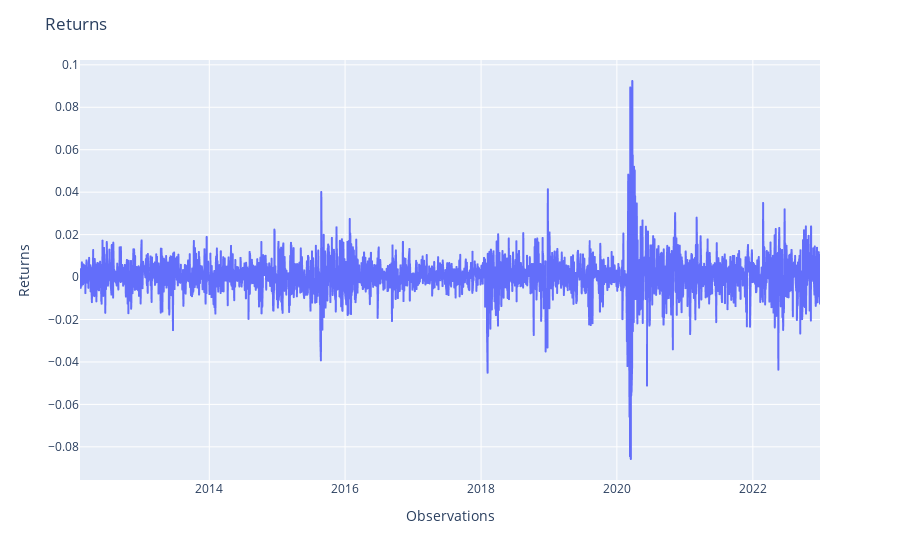

The code cell stored with this chart in its notebook:
### Code cell
portfolio.plot_returns()

### Figure 1 — Plotly figure (JSON) as saved in the notebook; plotly's stock layout.template omitted (floating-point values rounded to 4 significant figures; data arrays with more than 128 entries replaced by an {"elided": "..."} marker saying what was removed)
{"data": [{"hovertemplate": "variable=returns<br>index=%{x}<br>value=%{y}<extra></extra>", "legendgroup": "returns", "line": {"color": "#636efa", "dash": "solid"}, "marker": {"symbol": "circle"}, "mode": "lines", "name": "returns", "showlegend": true, "type": "scattergl", "x": {"elided": "2743 str values"}, "xaxis": "x", "y": {"elided": "2743 float values"}, "yaxis": "y"}], "layout": {"legend": {"title": {"text": "variable"}, "tracegroupgap": 0}, "margin": {"t": 60}, "showlegend": false, "title": {"text": "Returns"}, "xaxis": {"anchor": "y", "domain": [0, 1], "title": {"text": "Observations"}}, "yaxis": {"anchor": "x", "domain": [0, 1], "title": {"text": "Returns"}}}}
